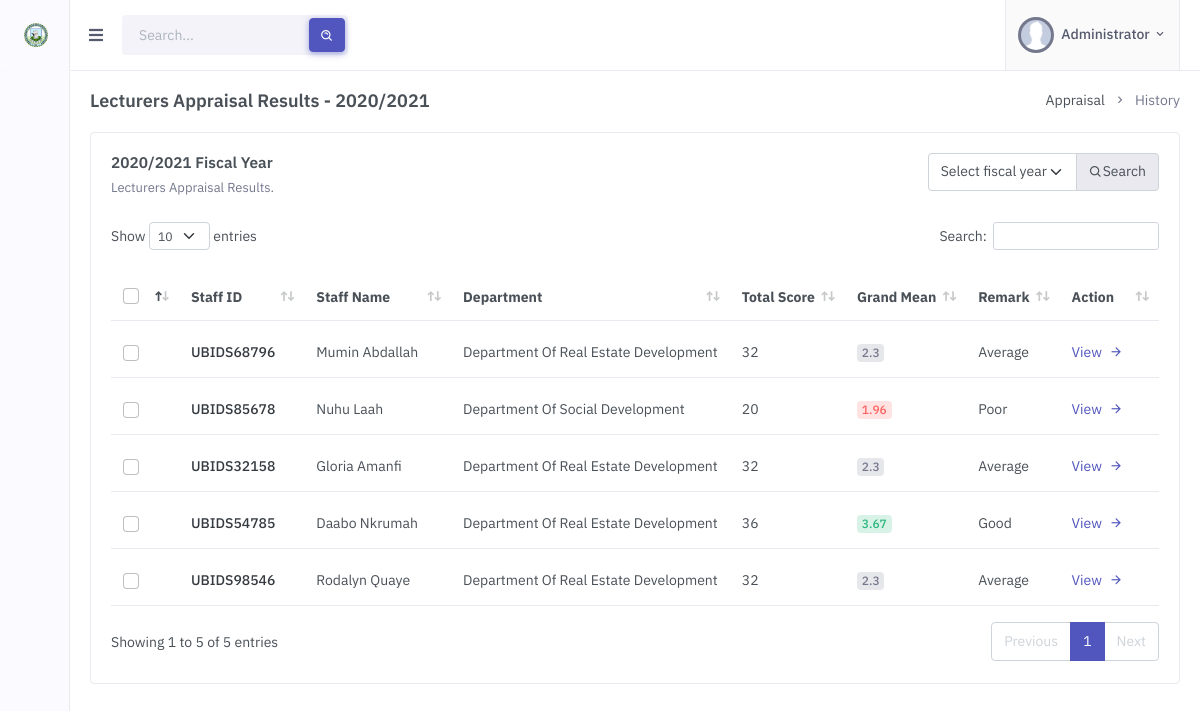
The page /admin/appraisal-history-lecturer.php (signed in) on the database as committed earlier.
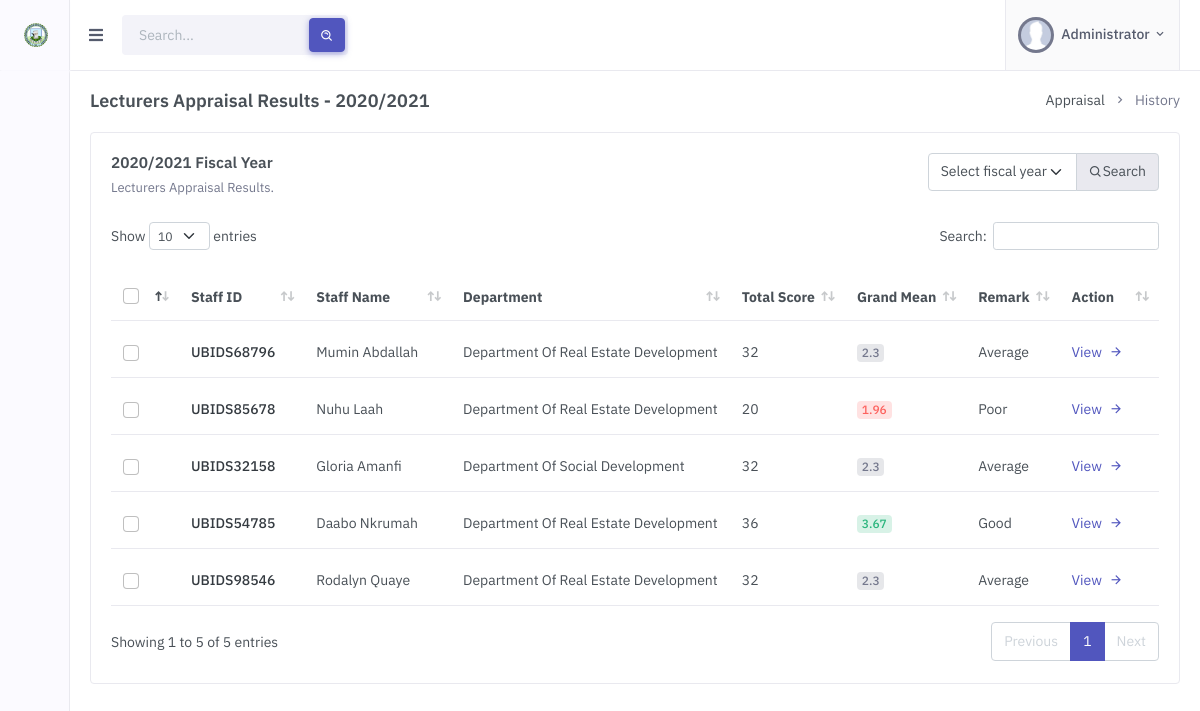
The same page on the database as committed later.
### tables this page shows
CREATE TABLE `appraisal` (
  `appraisal_id` int(11) NOT NULL,
  `staff_id` int(11) NOT NULL,
  `department_id` int(11) NOT NULL,
  `fiscal_session_id` int(11) NOT NULL,
  `total_score` int(11) NOT NULL,
  `grand_mean` double NOT NULL,
  `remarks` varchar(60) NOT NULL,
  `general_comments` longtext NOT NULL
);

CREATE TABLE `departments` (
  `department_id` int(11) NOT NULL,
  `department_name` varchar(255) NOT NULL,
  `school_faculty_id` int(11) NOT NULL
);

CREATE TABLE `staff` (
  `staff_id` int(11) NOT NULL,
  `staff_id_no` varchar(50) NOT NULL,
  `title` varchar(10) NOT NULL,
  `staff_name` varchar(50) NOT NULL,
  `sch_fac_dept_id` int(11) NOT NULL,
  `role` varchar(50) NOT NULL,
  `position` varchar(60) NOT NULL,
  `email` varchar(255) NOT NULL
);

### dbh/db_functions.php (called while the page is built, shortened)
<?php
function select_all_where($table_name, $where_field, $where_keyword) {
    global $pdo;
    $sql = "SELECT * FROM $table_name WHERE $where_field = ?";
    $stmt = $pdo->prepare($sql);
    $stmt->execute([$where_keyword]);
    $result = $stmt->fetchAll();
    return $result;
}
function select_all_desc_id_limit($table, $primary_key, $limit) {
    global $pdo;
    $sql = "SELECT * FROM $table ORDER BY $primary_key desc LIMIT $limit";
    $stmt = $pdo->prepare($sql);
    $stmt->execute();
    $result = $stmt->fetchAll();
    return $result;
}

### admin/appraisal-history-lecturer.php (the view, shortened to what the changed rows need)
<!doctype html>
<html lang="en">
    <head>
        <link href="../assets/libs/flatpickr/flatpickr.min.css" rel="stylesheet" type="text/css">
        <link href="../assets/libs/datatables.net-bs4/css/dataTables.bootstrap4.min.css" rel="stylesheet" type="text/css" />
        <link href="../assets/libs/datatables.net-responsive-bs4/css/responsive.bootstrap4.min.css" rel="stylesheet" type="text/css" />
        <link rel="stylesheet" href="../assets/css/preloader.min.css" type="text/css" />
        <link href="../assets/css/bootstrap.min.css" id="bootstrap-style" rel="stylesheet" type="text/css" />
        <link href="../assets/css/icons.min.css" rel="stylesheet" type="text/css" />
        <link href="../assets/css/app.min.css" id="app-style" rel="stylesheet" type="text/css" />
    </head>
    <body>
        <?php
            include "includes/header.inc.php";
            $search_fiscal_session_id = 0;
            if(!isset($_POST['year']) || empty($_POST['year'])) {
                $search_fiscal_session_id = select_all_desc_id_limit("fiscal_sessions", "fiscal_session_id", 1)[0]['fiscal_session_id'];
            }
            else {
                $search_fiscal_session_id = trim($_POST['year']);
            }
        ?>
                <div class="page-content">
                    <div class="container-fluid">
                        <div class="row">
                            <div class="col-lg-12">
                                <div class="card">
                                    <div class="card-body">
                                        <div class="table-responsive">
                                            <table class="table align-middle datatable dt-responsive table-check nowrap" style="border-collapse: collapse; border-spacing: 0 8px; width: 100%;">
                                                <thead>
                                                    <tr class="bg-transparent">
                                                        <th style="width: 30px;">
                                                            <div class="form-check font-size-16">
                                                                <input type="checkbox" name="check" class="form-check-input" id="checkAll">
                                                            </div>
                                                        </th>
                                                        <th style="width: 120px;">Staff ID</th>
                                                        <th style="width: 150px;">Staff Name</th>
                                                        <th>Department</th>
                                                        <th>Total Score</th>
                                                        <th>Grand Mean</th>
                                                        <th>Remark</th>
                                                        <th style="width: 90px;">Action</th>
                                                    </tr>
                                                </thead>
                                                <tbody>
                                                    <?php
                                                        $appraisal_results = select_all_where("appraisal", "fiscal_session_id", $search_fiscal_session_id);
                                                        if(count($appraisal_results) > 0) {
                                                            foreach ($appraisal_results as $result) {
                                                                $staff_id = $result['staff_id'];
                                                                $select_staff = select_all_where("staff", "staff_id", $staff_id);
                                                                $role = $select_staff[0]['role'];
                                                                if($role == "Lecturer") {
                                                                    $appraisal_id = $result['appraisal_id'];
                                                                    $staff_id_no = $select_staff[0]['staff_id_no'];
                                                                    $staff_name = $select_staff[0]['staff_name'];
                                                                    $department_id = $result['department_id'];
                                                                    $department_name = select_all_where("departments", "department_id", $department_id)[0]['department_name'];
                                                                    $total_score = $result['total_score'];
                                                                    $grand_mean = $result['grand_mean'];
                                                                    $remarks = $result['remarks'];
                                                                    $grand_mean_color = "";
                                                                    switch ($grand_mean) {
                                                                        case $grand_mean >= 3:
                                                                            $grand_mean_color = "success";
                                                                            break;
                                                                        case $grand_mean < 2:
                                                                            $grand_mean_color = "danger";
                                                                            break;
                                                                        default:
                                                                            $grand_mean_color = "secondary";
                                                                            break;
                                                                    }
                                                                    ?>
                                                                    <tr>
                                                                        <td>
                                                                            <div class="form-check font-size-16">
                                                                                <input type="checkbox" class="form-check-input">
                                                                            </div>
                                                                        </td>
                                                                        <td><a href="javascript: void(0);" class="text-dark fw-medium"><?php echo $staff_id_no; ?></a> </td>
                                                                        <td><?php echo $staff_name; ?></td>
                                                                        <td><?php echo $department_name; ?></td>
                                                                        <td><?php echo $total_score; ?></td>
                                                                        <td>
                                                                            <div class="badge badge-soft-<?php echo $grand_mean_color; ?> font-size-12"><?php echo $grand_mean; ?></div>
                                                                        </td>
                                                                        <td><?php echo $remarks; ?></td>
                                                                        <td>
                                                                            <a class="" href="appraisal-result-detail.php?id=<?php echo $appraisal_id; ?>">View <i class="mdi mdi-arrow-right ms-1"></i></a>
                                                                        </td>
                                                                    </tr>
                                                                    <?php
                                                                }
                                                            }
                                                        }
                                                    ?>
                                                </tbody>
                                            </table>
                                        </div>
                                    </div>
                                </div>
                            </div>
                        </div>
                    </div>
                </div>
    </body>
</html>

Rows that differ between the two databases and show on the page:
changed appraisal "Poor": department.department_name "Department Of Social Development" → "Department Of Real Estate Development"
changed appraisal "UBIDS32158": department.department_name "Department Of Real Estate Development" → "Department Of Social Development"
